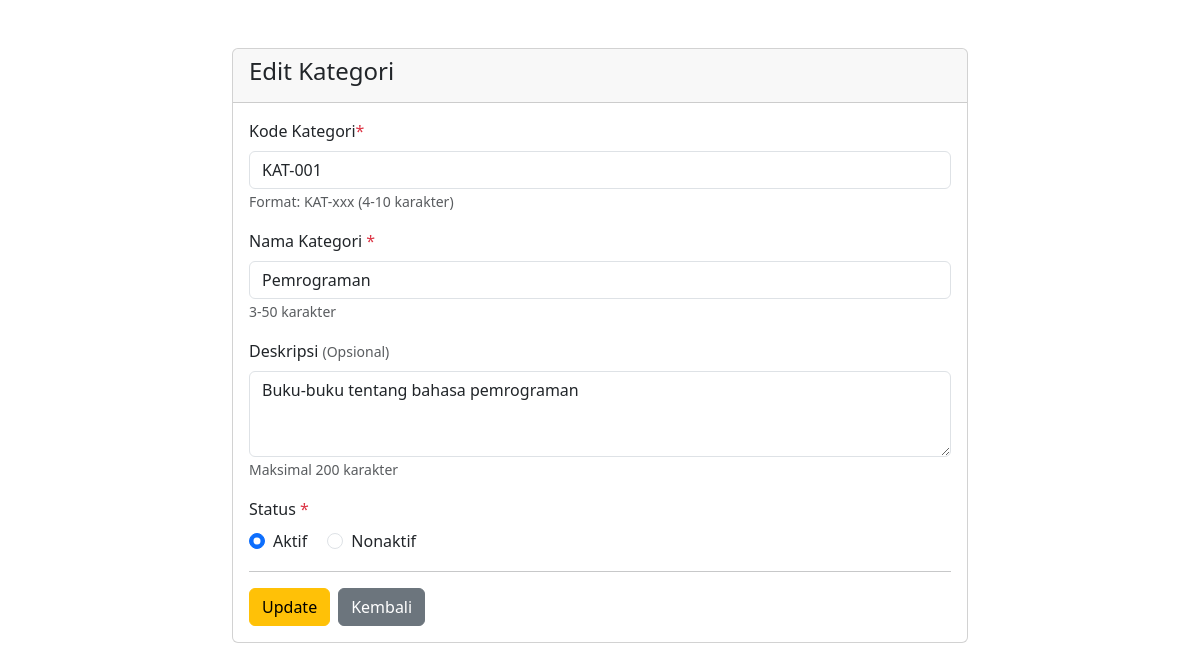
The page /edit.php?id=1 on the database its author committed.
### tables this page shows
CREATE TABLE `kategori` (
  `id_kategori` int(11) NOT NULL,
  `kode_kategori` varchar(10) NOT NULL,
  `nama_kategori` varchar(50) NOT NULL,
  `deskripsi` text DEFAULT NULL,
  `status` enum('Aktif','Nonaktif') DEFAULT 'Aktif',
  `created_at` timestamp NOT NULL DEFAULT current_timestamp()
);

### edit.php (the view, shortened to what this page needs)
<!DOCTYPE html>
<html lang="id">
<head>
    <link href="https://cdn.jsdelivr.net/npm/bootstrap@5.3.0/dist/css/bootstrap.min.css" rel="stylesheet">
</head>
<body>
    <?php
    require_once 'config/database.php';
    $id_kategori = (int)$_GET['id'];
    $stmt = $conn->prepare("SELECT * FROM kategori WHERE id_kategori = ?");
    $stmt->bind_param("i", $id_kategori);
    $stmt->execute();
    $result = $stmt->get_result();
    $kategori  = $result->fetch_assoc();
    $kode      = $kategori['kode_kategori'];
    $nama      = $kategori['nama_kategori'];
    $deskripsi = $kategori['deskripsi'];
    $status    = $kategori['status'];
    $errors    = [];
    ?>
    <div class="container mt-5">
        <div class="row justify-content-center">
            <div class="col-md-8">
                <div class="card">
                    <div class="card-header">
                        <h4>Edit Kategori</h4>
                    </div>
                    <div class="card-body">
                        <form method="POST" action="">
                            <div class="mb-3">
                                <label for="kode" class="form-label">Kode Kategori<span class="text-danger">*</span>
                                </label>
                                <input type="text"
                                    class="form-control <?php echo isset($errors['kode']) ? 'is-invalid' : ''; ?>"
                                    id="kode"
                                    name="kode"
                                    value="<?php echo $kode; ?>"
                                    placeholder="KAT-001"
                                    required>
                                <small class="text-muted">Format: KAT-xxx (4-10 karakter)</small>
                            </div>
                            <div class="mb-3">
                                <label for="nama" class="form-label"> Nama Kategori <span class="text-danger">*</span>
                                </label>
                                <input type="text"
                                    class="form-control <?php echo isset($errors['nama']) ? 'is-invalid' : ''; ?>"
                                    id="nama"
                                    name="nama"
                                    value="<?php echo $nama; ?>"
                                    placeholder="Nama kategori"
                                    maxlength="50"
                                    required>
                                <small class="text-muted">3-50 karakter</small>
                            </div>
                            <div class="mb-3">
                                <label for="deskripsi" class="form-label"> Deskripsi <small class="text-muted">(Opsional)</small> </label>
                                <textarea
                                    class="form-control <?php echo isset($errors['deskripsi']) ? 'is-invalid' : ''; ?>"
                                    id="deskripsi"
                                    name="deskripsi"
                                    rows="3"
                                    maxlength="200"
                                    placeholder="Deskripsi kategori..."><?php echo $deskripsi; ?></textarea>
                                <small class="text-muted">Maksimal 200 karakter</small>
                            </div>
                            <div class="mb-3">
                                <label class="form-label">
                                    Status <span class="text-danger">*</span>
                                </label>
                                <div>
                                    <div class="form-check form-check-inline">
                                        <input class="form-check-input"
                                            type="radio"
                                            name="status"
                                            id="aktif"
                                            value="Aktif"
                                            <?php echo ($status == 'Aktif') ? 'checked' : ''; ?>>
                                        <label class="form-check-label" for="aktif">Aktif</label>
                                    </div>
                                    <div class="form-check form-check-inline">
                                        <input class="form-check-input"
                                            type="radio"
                                            name="status"
                                            id="nonaktif"
                                            value="Nonaktif"
                                            <?php echo ($status == 'Nonaktif') ? 'checked' : ''; ?>>
                                        <label class="form-check-label" for="nonaktif">Nonaktif</label>
                                    </div>
                                </div>
                            </div>
                            <hr>
                            <div class="d-flex gap-2">
                                <button type="submit" class="btn btn-warning"> Update </button>
                                <a href="index.php" class="btn btn-secondary"> Kembali </a>
                            </div>
                        </form>
                    </div>
                </div>
            </div>
        </div>
    </div>
</body>
</html>

### rows shown on the page
kategori: kode "KAT-001", nama "Pemrograman", deskripsi "Buku-buku tentang bahasa pemrograman", status "☑ Aktif", status "☐ Nonaktif"
